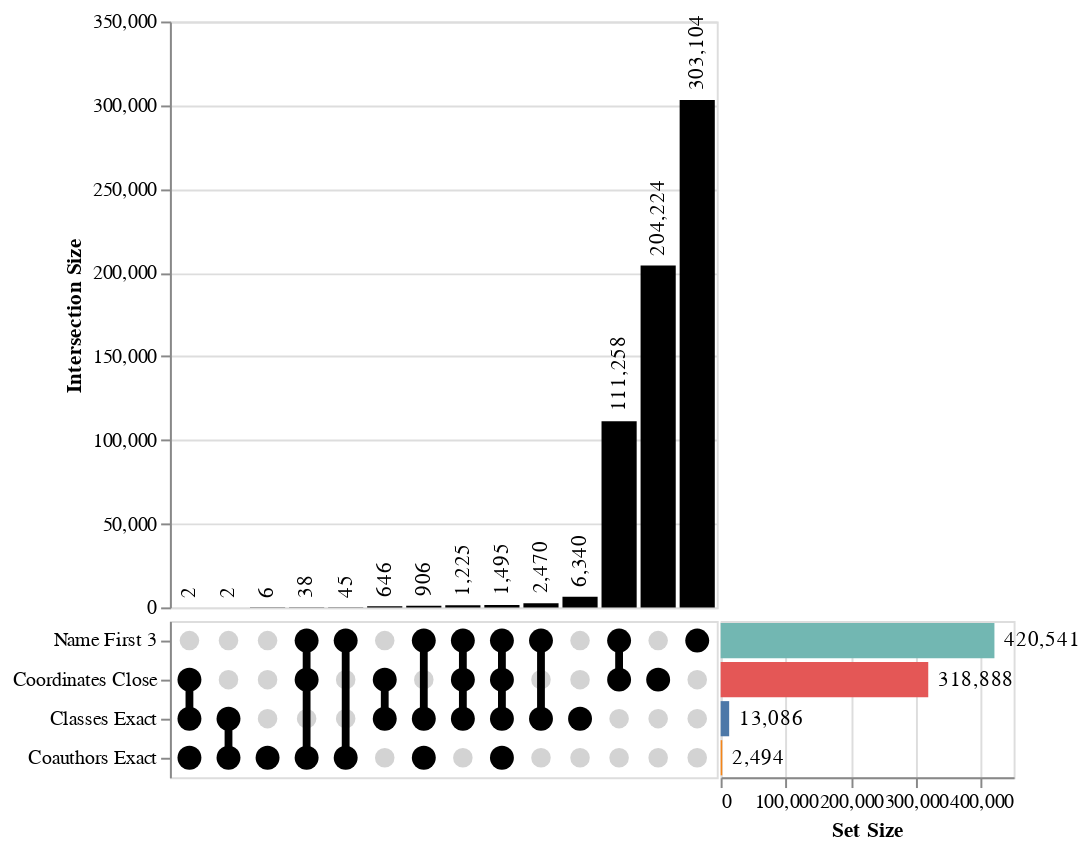

The notebook cell saved with this chart:
### Markdown cell above
We can also inspect which blocking rules were most to blame for the generated
pairs. If some rules generate a huge amount of comparisons, it might be worth
trying to make them more restrictive so we get better performance. Or, if some
blocking rules aren't generating any comparisons, that might be an indication
that we have a bug in there somewhere.

### Code cell
from mismo.block import upset_plot  # noqa: E402

upset_plot(blocked)

### Figure 1 — Vega-Lite specification as saved in the notebook (floating-point values rounded to 4 significant figures)
{"config": {"view": {"continuousWidth": 300, "continuousHeight": 300}}, "vconcat": [{"layer": [{"mark": {"type": "bar", "color": "black"}, "encoding": {"x": {"axis": null, "field": "intersection_id", "sort": {"field": "intersection_size"}, "type": "ordinal"}, "y": {"field": "intersection_size", "title": "Intersection Size", "type": "quantitative"}}, "transform": [{"filter": "(datum.set === 'Name First 3')"}]}, {"mark": {"type": "text", "align": "left", "angle": 270, "dx": 5}, "encoding": {"text": {"field": "intersection_size", "format": ",", "type": "quantitative"}, "x": {"axis": null, "field": "intersection_id", "sort": {"field": "intersection_size"}, "type": "ordinal"}, "y": {"field": "intersection_size", "title": "Intersection Size", "type": "quantitative"}}, "transform": [{"filter": "(datum.set === 'Name First 3')"}]}]}, {"hconcat": [{"layer": [{"mark": {"type": "circle", "color": "lightgray", "opacity": 1, "size": 100}, "encoding": {"x": {"axis": null, "field": "intersection_id", "sort": {"field": "intersection_size"}, "type": "ordinal"}, "y": {"axis": {"title": ""}, "field": "set", "sort": ["Name First 3", "Coordinates Close", "Classes Exact", "Coauthors Exact"], "type": "ordinal"}}}, {"mark": {"type": "bar", "color": "black", "size": 4}, "encoding": {"x": {"axis": null, "field": "intersection_id", "sort": {"field": "intersection_size"}, "type": "ordinal"}, "y": {"aggregate": {"argmin": "set_order"}, "field": "set", "scale": {"domain": ["Name First 3", "Coordinates Close", "Classes Exact", "Coauthors Exact"]}, "type": "ordinal"}, "y2": {"aggregate": {"argmax": "set_order"}, "field": "set"}}, "transform": [{"filter": "datum.is_intersect"}]}, {"mark": {"type": "circle", "color": "black", "opacity": 1, "size": 150}, "encoding": {"x": {"axis": null, "field": "intersection_id", "sort": {"field": "intersection_size"}, "type": "ordinal"}, "y": {"axis": {"title": ""}, "field": "set", "sort": ["Name First 3", "Coordinates Close", "Classes Exact", "Coauthors Exact"], "type": "ordinal"}}, "transform": [{"filter": "datum.is_intersect"}]}]}, {"layer": [{"mark": {"type": "bar"}, "encoding": {"color": {"field": "set", "legend": null, "type": "nominal"}, "x": {"aggregate": "sum", "field": "intersection_size", "title": "Set Size", "type": "quantitative"}, "y": {"axis": null, "field": "set", "sort": ["Name First 3", "Coordinates Close", "Classes Exact", "Coauthors Exact"], "type": "ordinal"}}, "transform": [{"filter": "datum.is_intersect"}]}, {"mark": {"type": "text", "align": "left", "dx": 5}, "encoding": {"text": {"aggregate": "sum", "field": "intersection_size", "format": ",", "type": "quantitative"}, "x": {"aggregate": "sum", "field": "intersection_size", "title": "Set Size", "type": "quantitative"}, "y": {"axis": null, "field": "set", "sort": ["Name First 3", "Coordinates Close", "Classes Exact", "Coauthors Exact"], "type": "ordinal"}}, "transform": [{"filter": "datum.is_intersect"}]}], "width": 150}], "spacing": 0}], "data": {"name": "data-48fcce655c91a92358b9bff760c27d34"}, "spacing": 0, "$schema": "https://vega.github.io/schema/vega-lite/v5.15.1.json", "datasets": {"data-48fcce655c91a92358b9bff760c27d34": [{"intersection_id": 0, "intersection_size": 45, "intersection_degree": 2, "set": "Name First 3", "is_intersect": true, "set_order": 0}, {"intersection_id": 1, "intersection_size": 1495, "intersection_degree": 4, "set": "Name First 3", "is_intersect": true, "set_order": 0}, {"intersection_id": 2, "intersection_size": 303104, "intersection_degree": 1, "set": "Name First 3", "is_intersect": true, "set_order": 0}, {"intersection_id": 3, "intersection_size": 204224, "intersection_degree": 1, "set": "Name First 3", "is_intersect": false, "set_order": 0}, {"intersection_id": 4, "intersection_size": 111258, "intersection_degree": 2, "set": "Name First 3", "is_intersect": true, "set_order": 0}, {"intersection_id": 5, "intersection_size": 906, "intersection_degree": 3, "set": "Name First 3", "is_intersect": true, "set_order": 0}, {"intersection_id": 6, "intersection_size": 6340, "intersection_degree": 1, "set": "Name First 3", "is_intersect": false, "set_order": 0}, {"intersection_id": 7, "intersection_size": 2470, "intersection_degree": 2, "set": "Name First 3", "is_intersect": true, "set_order": 0}, {"intersection_id": 8, "intersection_size": 646, "intersection_degree": 2, "set": "Name First 3", "is_intersect": false, "set_order": 0}, {"intersection_id": 9, "intersection_size": 6, "intersection_degree": 1, "set": "Name First 3", "is_intersect": false, "set_order": 0}, {"intersection_id": 10, "intersection_size": 2, "intersection_degree": 3, "set": "Name First 3", "is_intersect": false, "set_order": 0}, {"intersection_id": 11, "intersection_size": 38, "intersection_degree": 3, "set": "Name First 3", "is_intersect": true, "set_order": 0}, {"intersection_id": 12, "intersection_size": 1225, "intersection_degree": 3, "set": "Name First 3", "is_intersect": true, "set_order": 0}, {"intersection_id": 13, "intersection_size": 2, "intersection_degree": 2, "set": "Name First 3", "is_intersect": false, "set_order": 0}, {"intersection_id": 0, "intersection_size": 45, "intersection_degree": 2, "set": "Coordinates Close", "is_intersect": false, "set_order": 1}, {"intersection_id": 1, "intersection_size": 1495, "intersection_degree": 4, "set": "Coordinates Close", "is_intersect": true, "set_order": 1}, {"intersection_id": 2, "intersection_size": 303104, "intersection_degree": 1, "set": "Coordinates Close", "is_intersect": false, "set_order": 1}, {"intersection_id": 3, "intersection_size": 204224, "intersection_degree": 1, "set": "Coordinates Close", "is_intersect": true, "set_order": 1}, {"intersection_id": 4, "intersection_size": 111258, "intersection_degree": 2, "set": "Coordinates Close", "is_intersect": true, "set_order": 1}, {"intersection_id": 5, "intersection_size": 906, "intersection_degree": 3, "set": "Coordinates Close", "is_intersect": false, "set_order": 1}, {"intersection_id": 6, "intersection_size": 6340, "intersection_degree": 1, "set": "Coordinates Close", "is_intersect": false, "set_order": 1}, {"intersection_id": 7, "intersection_size": 2470, "intersection_degree": 2, "set": "Coordinates Close", "is_intersect": false, "set_order": 1}, {"intersection_id": 8, "intersection_size": 646, "intersection_degree": 2, "set": "Coordinates Close", "is_intersect": true, "set_order": 1}, {"intersection_id": 9, "intersection_size": 6, "intersection_degree": 1, "set": "Coordinates Close", "is_intersect": false, "set_order": 1}, {"intersection_id": 10, "intersection_size": 2, "intersection_degree": 3, "set": "Coordinates Close", "is_intersect": true, "set_order": 1}, {"intersection_id": 11, "intersection_size": 38, "intersection_degree": 3, "set": "Coordinates Close", "is_intersect": true, "set_order": 1}, {"intersection_id": 12, "intersection_size": 1225, "intersection_degree": 3, "set": "Coordinates Close", "is_intersect": true, "set_order": 1}, {"intersection_id": 13, "intersection_size": 2, "intersection_degree": 2, "set": "Coordinates Close", "is_intersect": false, "set_order": 1}, {"intersection_id": 0, "intersection_size": 45, "intersection_degree": 2, "set": "Coauthors Exact", "is_intersect": true, "set_order": 2}, {"intersection_id": 1, "intersection_size": 1495, "intersection_degree": 4, "set": "Coauthors Exact", "is_intersect": true, "set_order": 2}, {"intersection_id": 2, "intersection_size": 303104, "intersection_degree": 1, "set": "Coauthors Exact", "is_intersect": false, "set_order": 2}, {"intersection_id": 3, "intersection_size": 204224, "intersection_degree": 1, "set": "Coauthors Exact", "is_intersect": false, "set_order": 2}, {"intersection_id": 4, "intersection_size": 111258, "intersection_degree": 2, "set": "Coauthors Exact", "is_intersect": false, "set_order": 2}, {"intersection_id": 5, "intersection_size": 906, "intersection_degree": 3, "set": "Coauthors Exact", "is_intersect": true, "set_order": 2}, {"intersection_id": 6, "intersection_size": 6340, "intersection_degree": 1, "set": "Coauthors Exact", "is_intersect": false, "set_order": 2}, {"intersection_id": 7, "intersection_size": 2470, "intersection_degree": 2, "set": "Coauthors Exact", "is_intersect": false, "set_order": 2}, {"intersection_id": 8, "intersection_size": 646, "intersection_degree": 2, "set": "Coauthors Exact", "is_intersect": false, "set_order": 2}, {"intersection_id": 9, "intersection_size": 6, "intersection_degree": 1, "set": "Coauthors Exact", "is_intersect": true, "set_order": 2}, {"intersection_id": 10, "intersection_size": 2, "intersection_degree": 3, "set": "Coauthors Exact", "is_intersect": true, "set_order": 2}, {"intersection_id": 11, "intersection_size": 38, "intersection_degree": 3, "set": "Coauthors Exact", "is_intersect": true, "set_order": 2}, {"intersection_id": 12, "intersection_size": 1225, "intersection_degree": 3, "set": "Coauthors Exact", "is_intersect": false, "set_order": 2}, {"intersection_id": 13, "intersection_size": 2, "intersection_degree": 2, "set": "Coauthors Exact", "is_intersect": true, "set_order": 2}, {"intersection_id": 0, "intersection_size": 45, "intersection_degree": 2, "set": "Classes Exact", "is_intersect": false, "set_order": 3}, {"intersection_id": 1, "intersection_size": 1495, "intersection_degree": 4, "set": "Classes Exact", "is_intersect": true, "set_order": 3}, {"intersection_id": 2, "intersection_size": 303104, "intersection_degree": 1, "set": "Classes Exact", "is_intersect": false, "set_order": 3}, {"intersection_id": 3, "intersection_size": 204224, "intersection_degree": 1, "set": "Classes Exact", "is_intersect": false, "set_order": 3}, {"intersection_id": 4, "intersection_size": 111258, "intersection_degree": 2, "set": "Classes Exact", "is_intersect": false, "set_order": 3}, {"intersection_id": 5, "intersection_size": 906, "intersection_degree": 3, "set": "Classes Exact", "is_intersect": true, "set_order": 3}, {"intersection_id": 6, "intersection_size": 6340, "intersection_degree": 1, "set": "Classes Exact", "is_intersect": true, "set_order": 3}, {"intersection_id": 7, "intersection_size": 2470, "intersection_degree": 2, "set": "Classes Exact", "is_intersect": true, "set_order": 3}, {"intersection_id": 8, "intersection_size": 646, "intersection_degree": 2, "set": "Classes Exact", "is_intersect": true, "set_order": 3}, {"intersection_id": 9, "intersection_size": 6, "intersection_degree": 1, "set": "Classes Exact", "is_intersect": false, "set_order": 3}, {"intersection_id": 10, "intersection_size": 2, "intersection_degree": 3, "set": "Classes Exact", "is_intersect": true, "set_order": 3}, {"intersection_id": 11, "intersection_size": 38, "intersection_degree": 3, "set": "Classes Exact", "is_intersect": false, "set_order": 3}, {"intersection_id": 12, "intersection_size": 1225, "intersection_degree": 3, "set": "Classes Exact", "is_intersect": true, "set_order": 3}, {"intersection_id": 13, "intersection_size": 2, "intersection_degree": 2, "set": "Classes Exact", "is_intersect": true, "set_order": 3}]}}
